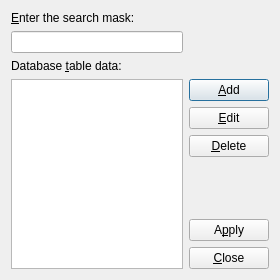
<?xml version="1.0" encoding="UTF-8"?>
<ui version="4.0">
 <class>SimpleDBTEditor</class>
 <widget class="QDialog" name="SimpleDBTEditor">
  <property name="geometry">
   <rect>
    <x>0</x>
    <y>0</y>
    <width>280</width>
    <height>280</height>
   </rect>
  </property>
  <property name="windowIcon">
   <iconset resource="../images_resources.qrc">
    <normaloff>:/images/edit.png</normaloff>:/images/edit.png</iconset>
  </property>
  <property name="locale">
   <locale language="Russian" country="Ukraine"/>
  </property>
  <layout class="QGridLayout" name="gridLayout">
   <item row="0" column="0">
    <widget class="QLabel" name="m_lblSearchMask">
     <property name="locale">
      <locale language="Russian" country="Ukraine"/>
     </property>
     <property name="text">
      <string>&amp;Enter the search mask:</string>
     </property>
     <property name="buddy">
      <cstring>m_leSearchMask</cstring>
     </property>
    </widget>
   </item>
   <item row="1" column="0">
    <widget class="QLineEdit" name="m_leSearchMask">
     <property name="toolTip">
      <string>The search mask for filtering available database table data in the list below</string>
     </property>
     <property name="locale">
      <locale language="Russian" country="Ukraine"/>
     </property>
    </widget>
   </item>
   <item row="2" column="0">
    <widget class="QLabel" name="m_lblData">
     <property name="locale">
      <locale language="Russian" country="Ukraine"/>
     </property>
     <property name="text">
      <string>Database &amp;table data:</string>
     </property>
     <property name="buddy">
      <cstring>m_listvData</cstring>
     </property>
    </widget>
   </item>
   <item row="3" column="0" rowspan="6">
    <widget class="QListView" name="m_listvData">
     <property name="cursor" stdset="0">
      <cursorShape>PointingHandCursor</cursorShape>
     </property>
     <property name="toolTip">
      <string>Available database table data</string>
     </property>
     <property name="locale">
      <locale language="Russian" country="Ukraine"/>
     </property>
    </widget>
   </item>
   <item row="3" column="1">
    <widget class="QPushButton" name="m_pbAdd">
     <property name="toolTip">
      <string>Add a new item</string>
     </property>
     <property name="locale">
      <locale language="Russian" country="Ukraine"/>
     </property>
     <property name="text">
      <string>&amp;Add</string>
     </property>
     <property name="icon">
      <iconset resource="../images_resources.qrc">
       <normaloff>:/images/Add_Symbol.png</normaloff>:/images/Add_Symbol.png</iconset>
     </property>
    </widget>
   </item>
   <item row="4" column="1">
    <widget class="QPushButton" name="m_pbEdit">
     <property name="toolTip">
      <string>Edit the selected item</string>
     </property>
     <property name="locale">
      <locale language="Russian" country="Ukraine"/>
     </property>
     <property name="text">
      <string>&amp;Edit</string>
     </property>
     <property name="icon">
      <iconset resource="../images_resources.qrc">
       <normaloff>:/images/edit.png</normaloff>:/images/edit.png</iconset>
     </property>
    </widget>
   </item>
   <item row="5" column="1">
    <widget class="QPushButton" name="m_pbDelete">
     <property name="toolTip">
      <string>Delete the selected item</string>
     </property>
     <property name="locale">
      <locale language="Russian" country="Ukraine"/>
     </property>
     <property name="text">
      <string>&amp;Delete</string>
     </property>
     <property name="icon">
      <iconset resource="../images_resources.qrc">
       <normaloff>:/images/clear_output.png</normaloff>:/images/clear_output.png</iconset>
     </property>
    </widget>
   </item>
   <item row="6" column="1">
    <spacer name="verticalSpacer">
     <property name="orientation">
      <enum>Qt::Vertical</enum>
     </property>
     <property name="sizeHint" stdset="0">
      <size>
       <width>20</width>
       <height>157</height>
      </size>
     </property>
    </spacer>
   </item>
   <item row="7" column="1">
    <widget class="QPushButton" name="pushButton">
     <property name="text">
      <string>A&amp;pply</string>
     </property>
    </widget>
   </item>
   <item row="8" column="1">
    <widget class="QPushButton" name="pushButton_2">
     <property name="text">
      <string>&amp;Close</string>
     </property>
    </widget>
   </item>
  </layout>
 </widget>
 <tabstops>
  <tabstop>m_leSearchMask</tabstop>
  <tabstop>m_pbAdd</tabstop>
  <tabstop>m_pbDelete</tabstop>
 </tabstops>
 <resources>
  <include location="../images_resources.qrc"/>
 </resources>
 <connections>
  <connection>
   <sender>pushButton_2</sender>
   <signal>clicked()</signal>
   <receiver>SimpleDBTEditor</receiver>
   <slot>reject()</slot>
   <hints>
    <hint type="sourcelabel">
     <x>229</x>
     <y>258</y>
    </hint>
    <hint type="destinationlabel">
     <x>196</x>
     <y>275</y>
    </hint>
   </hints>
  </connection>
 </connections>
</ui>
